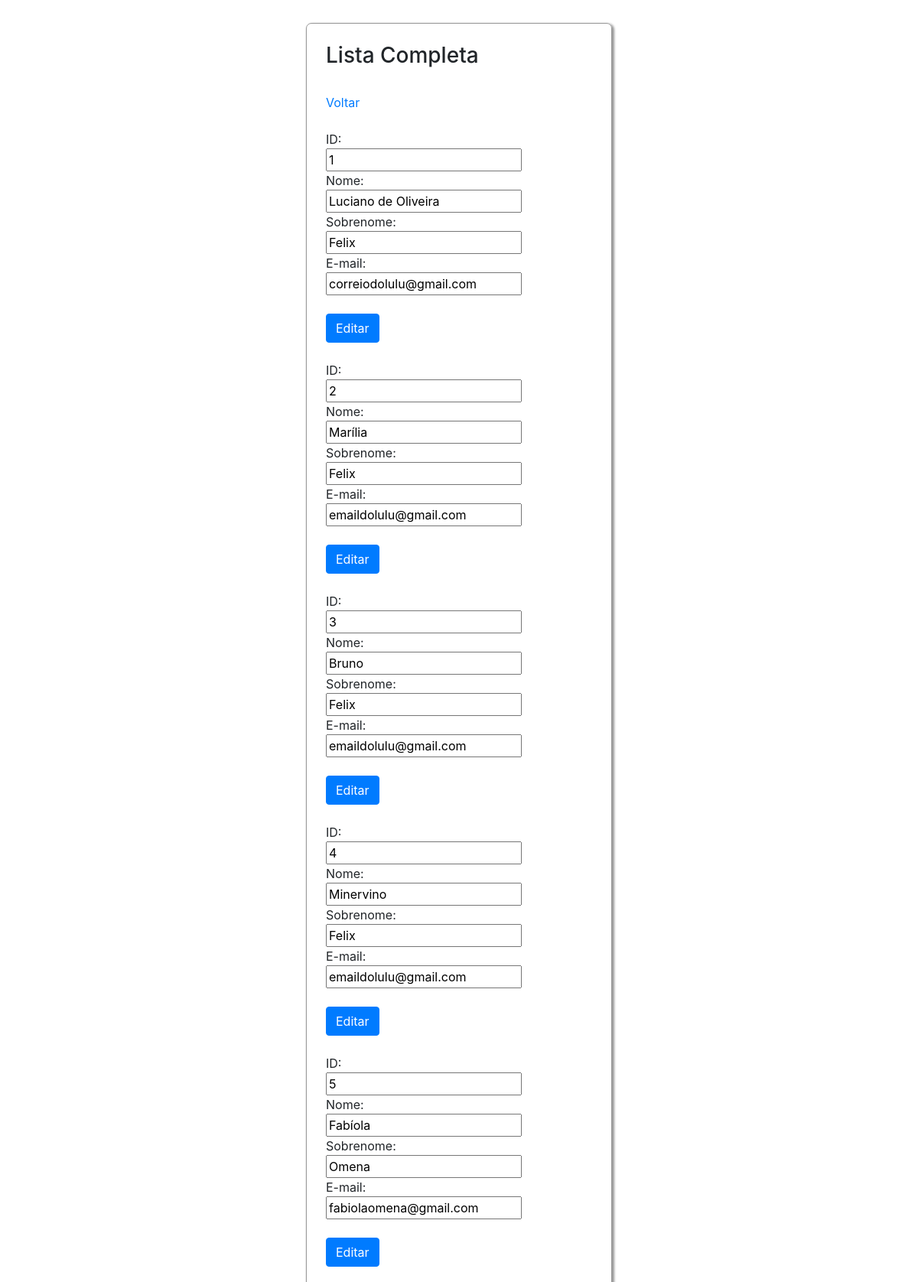
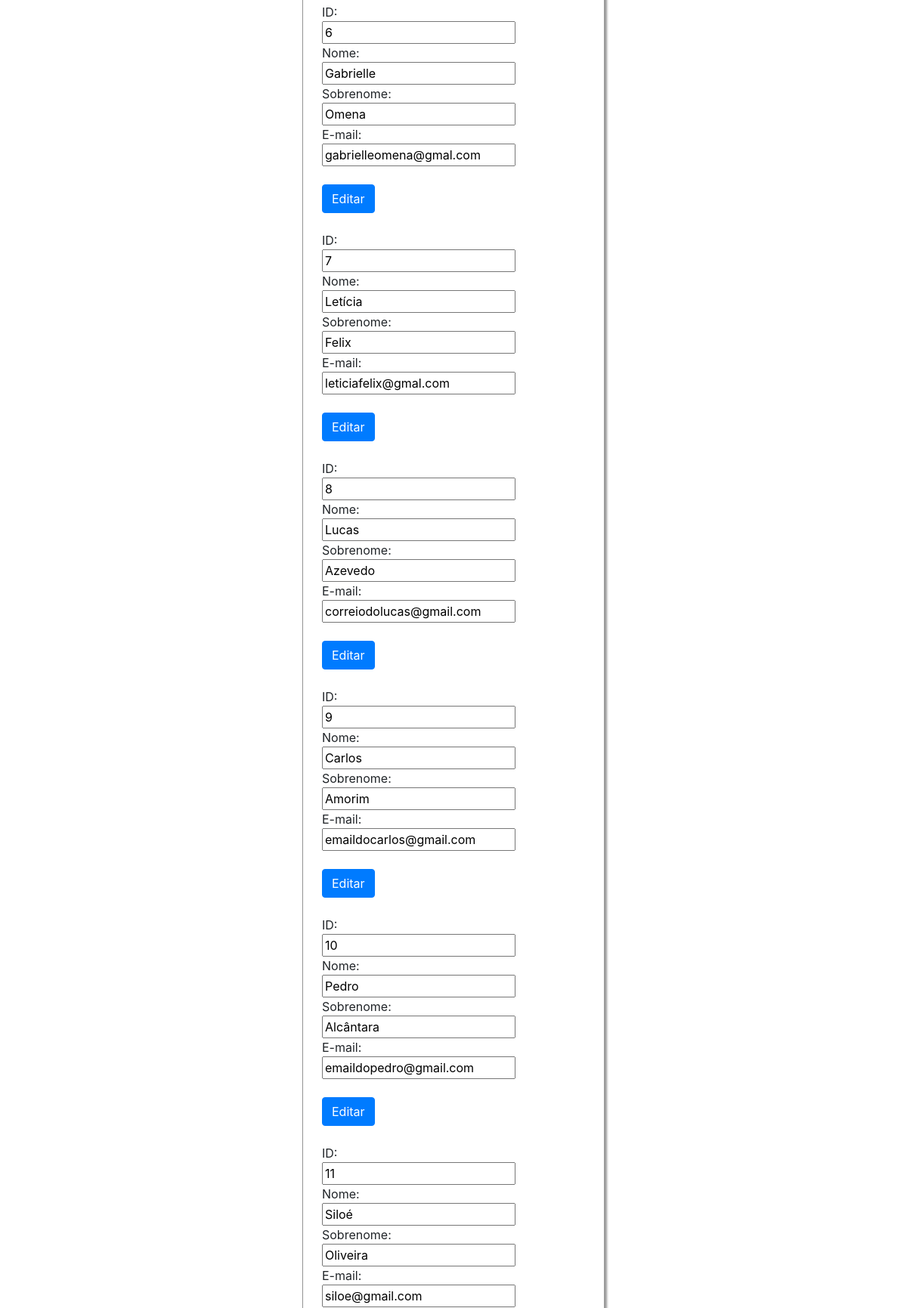
Page /list.php (upper part) on the committed database (2 pictures, top to bottom).
### tables this page shows
CREATE TABLE `tbl_usuarios` (
  `id_usuario` int(11) NOT NULL,
  `primeiro_nome` varchar(20) DEFAULT NULL,
  `sobrenome` varchar(60) DEFAULT NULL,
  `email` varchar(60) NOT NULL
);

### list.php (the view, shortened to what this page needs)
 <!DOCTYPE html>
<html>
<head>
  <link rel="stylesheet pingback  " href="https://maxcdn.bootstrapcdn.com/bootstrap/4.2.1/css/bootstrap.min.css">
  <link href="stylesheet.css" type="text/css" rel="stylesheet" media="screen" />
</head>
<body>
  <div>
    <h3>Lista Completa</h3><br>
    <a href="index.php" target="_self">Voltar</a><br><br>
    <?php
    include "connect.php";
    $comando = mysqli_query($link,"SELECT id_usuario,primeiro_nome,sobrenome,email FROM tbl_usuarios");
    while($resposta = mysqli_fetch_array($comando)){
      $id = $resposta['id_usuario'];
      $primeiro_nome = $resposta['primeiro_nome'];
      $sobrenome = $resposta['sobrenome'];
      $email = $resposta['email'];
      echo "<form action='form_update.php' method='POST'>";
      echo "ID:<br>";
      echo "<input type='text' name='id_usuario' value='$id'><br>";
      echo "Nome:<br>";
      echo "<input type='text' name='primeiro_nome' value='$primeiro_nome'><br>";
      echo "Sobrenome:<br>";
      echo "<input type='text' name='sobrenome' value='$sobrenome'><br>";
      echo "E-mail:<br>";
      echo "<input type='text' name='email' value='$email'><br><br>";
      echo "<input class='btn btn-primary' type='submit' value='Editar'><br><br<br><br>";
      echo "</form>";
    }
    ?>
    <br><br>
    <a href="index.php" target="_self">Voltar</a><br>
  </div>
</body>
</html>

### stylesheet.css (style rules this page uses)
div { width: 400px; margin: 30px auto; border: 1px solid #999; padding: 25px; border-radius: 7px; box-shadow: 2px 2px 3px 1px #999; }

### rows in the picture
tbl_usuarios: id_usuario "1", primeiro_nome "Luciano de Oliveira", sobrenome "Felix", email "correiodolulu@gmail.com"
tbl_usuarios: id_usuario "2", primeiro_nome "Marília", sobrenome "Felix", email "emaildolulu@gmail.com"
tbl_usuarios: id_usuario "3", primeiro_nome "Bruno", sobrenome "Felix", email "emaildolulu@gmail.com"
tbl_usuarios: id_usuario "4", primeiro_nome "Minervino", sobrenome "Felix", email "emaildolulu@gmail.com"
tbl_usuarios: id_usuario "5", primeiro_nome "Fabíola", sobrenome "Omena", email "fabiolaomena@gmail.com"
tbl_usuarios: id_usuario "6", primeiro_nome "Gabrielle", sobrenome "Omena", email "gabrielleomena@gmal.com"
tbl_usuarios: id_usuario "7", primeiro_nome "Letícia", sobrenome "Felix", email "leticiafelix@gmal.com"
tbl_usuarios: id_usuario "8", primeiro_nome "Lucas", sobrenome "Azevedo", email "correiodolucas@gmail.com"
tbl_usuarios: id_usuario "9", primeiro_nome "Carlos", sobrenome "Amorim", email "emaildocarlos@gmail.com"
tbl_usuarios: id_usuario "10", primeiro_nome "Pedro", sobrenome "Alcântara", email "emaildopedro@gmail.com"
tbl_usuarios: id_usuario "11", primeiro_nome "Siloé", sobrenome "Oliveira", email "siloe@gmail.com"
